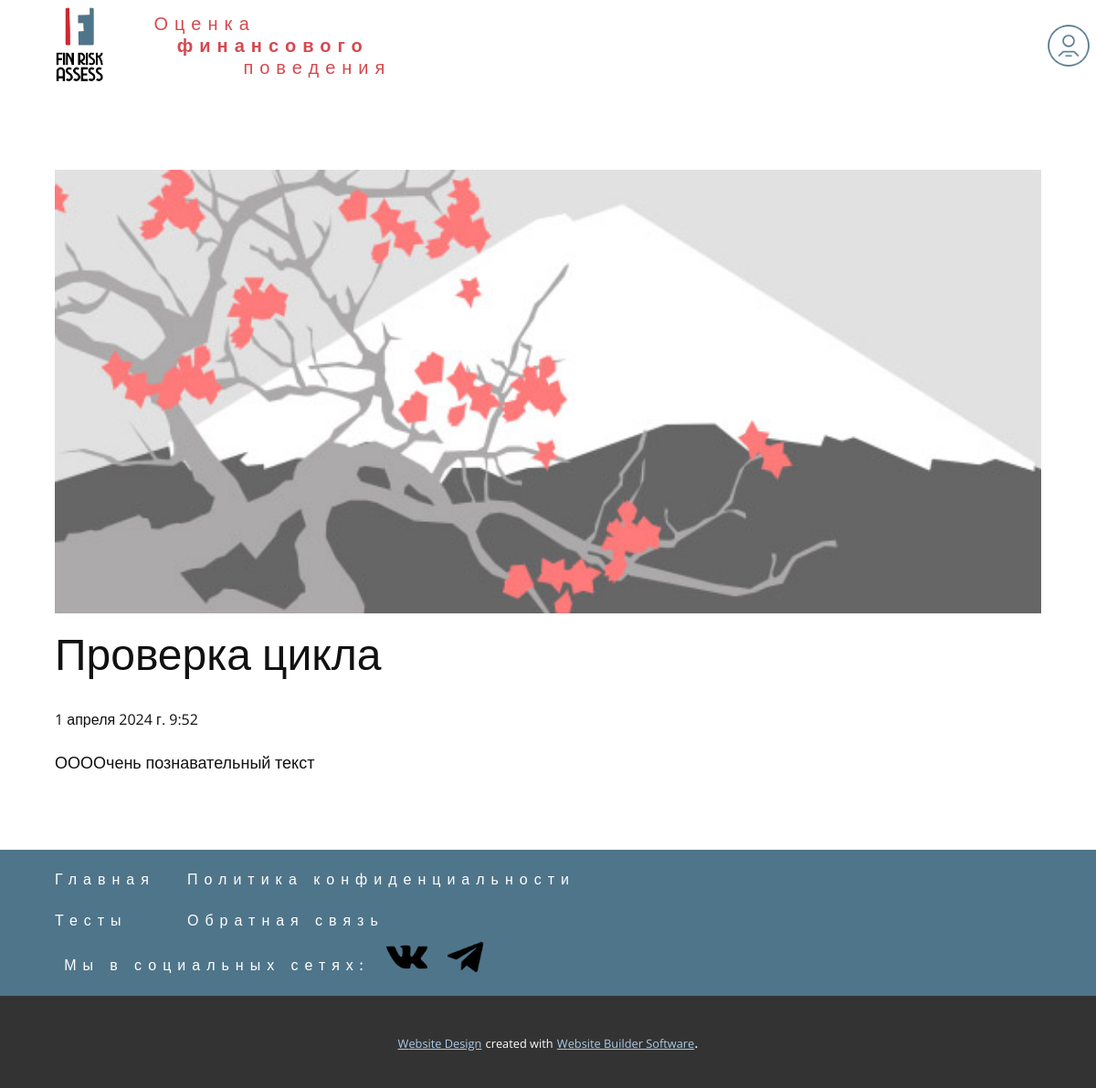
Page /blog/2 on the committed database.
### blog/models.py (models this page shows, shortened)
class Articles(models.Model):
    title = models.CharField('Название', max_length=50)
    anons = models.CharField('Анонс', max_length=250)
    full_text = models.TextField('Текст')
    date = models.DateTimeField('Дата публикации')
    class Meta:
        verbose_name = "Новость"
        verbose_name_plural = "Новости"

### blog/views.py (the view)
# urls.py: path('<int:pk>', views.BlogDetailView.as_view(), name='blog_detail'),
class BlogDetailView(DetailView):
    model = Articles
    template_name = 'main/details_view.html'
    context_object_name = 'article'

### main/templates/main/details_view.html (shortened to what this page needs)
{% load static %}
<!DOCTYPE html>
<html style="font-size: 16px;" lang="ru"><head>
    <link rel="stylesheet" href="{% static 'main/css/nicepage.css' %}" media="screen">
<link rel="stylesheet" href="{% static 'main/css/Post-Template.css' %}" media="screen">
  <meta data-intl-tel-input-cdn-path="intlTelInput/"></head>
  <body data-path-to-root="./" data-include-products="false" class="u-body u-xl-mode" data-lang="ru"><header class="u-clearfix u-header u-white u-header" id="sec-aa32"><nav class="u-menu u-menu-hamburger u-offcanvas u-menu-1" data-responsive-from="XL" data-submenu-level="on-click">
        <div class="menu-collapse" style="font-size: 1rem; letter-spacing: 0px;">
          <a class="u-button-style u-custom-left-right-menu-spacing u-custom-padding-bottom u-custom-top-bottom-menu-spacing u-file-icon u-nav-link u-text-active-palette-1-base u-text-hover-palette-2-base u-file-icon-1" href="#">
            <img src="{% static 'main/img/2438e946-177a-671b-ee35-7e802d380925.jpg' %}" alt="">
          </a>
        </div>
      </nav><h6 class="u-custom-font u-font-montserrat u-text u-text-custom-color-9 u-text-1">Оценка&nbsp;<br>
        <span style="font-weight: 700;">&nbsp; финансового&nbsp;</span>
        <br>&nbsp; &nbsp; &nbsp; &nbsp; поведения
      </h6><span class="u-file-icon u-icon u-text-custom-color-8 u-icon-1" data-href="../personal_account.html" data-animation-out="0"><img src="{% static 'main/img/user_10976525-336ad330.png' %}" alt=""></span></header>
    <section class="u-align-center u-clearfix u-section-1" id="sec-ed1f">
      <div class="u-clearfix u-sheet u-valign-middle-md u-valign-middle-sm u-valign-middle-xs u-sheet-1">
        <div class="u-container-style u-expanded-width u-post-details u-post-details-1">
          <div class="u-container-layout u-valign-middle u-container-layout-1">
            <img alt="" class="u-blog-control u-expanded-width u-image u-image-default u-image-1" src="{% static 'main/img/0fd3416c.jpeg' %}">
            <h2 class="u-blog-control u-text u-text-1">{{ article.title }}</h2>
            <div class="u-blog-control u-metadata u-metadata-1">
              <span class="u-meta-date u-meta-icon">{{ article.date }}</span>
            </div>
            <div class="u-align-justify u-blog-control u-post-content u-text u-text-2 fr-view">
  {{ article.full_text }}
  </div>
          </div>
        </div>
      </div>
    </section>
    <footer class="u-align-center u-clearfix u-custom-color-8 u-footer u-footer" id="sec-17ca"><div class="u-clearfix u-sheet u-sheet-1">
        <a href="../home.html" class="u-border-active-palette-2-base u-border-hover-palette-1-base u-border-none u-btn u-button-style u-custom-font u-font-montserrat u-none u-text-white u-btn-1">Главная</a>
        <a href="https://nicepage.app" class="u-border-active-palette-2-base u-border-hover-palette-1-base u-border-none u-btn u-button-style u-custom-font u-font-montserrat u-none u-text-white u-btn-2">Политика конфиденциальности</a>
        <a href="../test.html" class="u-border-active-palette-2-base u-border-hover-palette-1-base u-border-none u-btn u-button-style u-custom-font u-font-montserrat u-none u-text-white u-btn-3">Тесты</a>
        <a href="https://nicepage.app" class="u-border-active-palette-2-base u-border-hover-palette-1-base u-border-none u-btn u-button-style u-custom-font u-font-montserrat u-none u-text-white u-btn-4">Обратная связь</a>
        <p class="u-align-justify-lg u-align-justify-md u-align-justify-sm u-align-justify-xs u-custom-font u-font-montserrat u-text u-text-default-lg u-text-default-md u-text-default-sm u-text-default-xs u-text-1">Мы в социальных сетях:&nbsp;</p><span class="u-file-icon u-icon u-icon-1"><img src="{% static 'main/img/free-icon-vk-social-network-logo-25684.png' %}" alt=""></span><span class="u-file-icon u-icon u-icon-2"><img src="{% static 'main/img/free-icon-telegram-4701496.png' %}" alt=""></span>
      </div></footer>
    <section class="u-backlink u-clearfix u-grey-80">
      <a class="u-link" href="https://nicepage.com/website-design" target="_blank">
        <span>Website Design</span>
      </a>
      <p class="u-text">
        <span>created with</span>
      </p>
      <a class="u-link" href="" target="_blank">
        <span>Website Builder Software</span>
      </a>.
    </section>
</body></html>

### main/static/main/css/Post-Template.css (style rules this page uses)
.u-section-1 .u-sheet-1 { min-height: 835px; }
.u-section-1 .u-post-details-1 { min-height: 375px; margin-top: 60px; margin-bottom: -10px; }
.u-section-1 .u-container-layout-1 { padding: 30px; }
.u-section-1 .u-image-1 { height: 486px; margin-top: 0; margin-bottom: 0; margin-left: 0; }
.u-section-1 .u-text-1 { margin-top: 20px; margin-bottom: 0; margin-left: 0; }
.u-section-1 .u-metadata-1 { margin-top: 30px; margin-bottom: 0; margin-left: 0; }
.u-section-1 .u-text-2 { margin-bottom: 0; margin-top: 20px; margin-left: 0; }

### rows in the picture
Articles: title "Проверка цикла", date "1 апреля 2024 г. 9:52", full_text "ООООчень познавательный текст"
